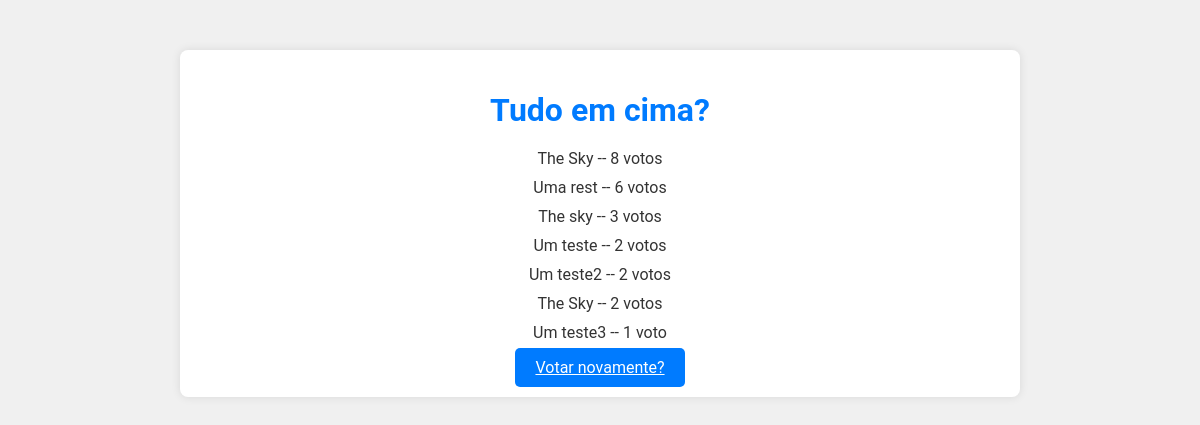
The page /polls/2/results/ on the database as committed earlier.
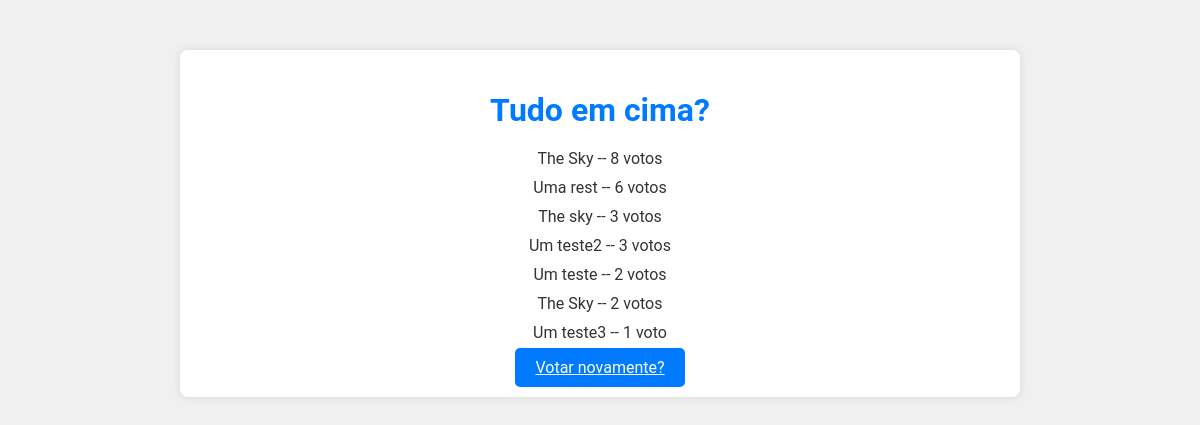
The same page on the database as committed later.
### polls/models.py (models this page shows, shortened)
class Question(models.Model):
    question_text = models.CharField(max_length=200)
    pub_date = models.DateTimeField("date published")

class Choice(models.Model):
    question = models.ForeignKey(Question, on_delete=models.CASCADE)
    choice_text = models.CharField(max_length=200)
    votes = models.IntegerField(default=0)

### polls/views.py (the view)
# urls.py: path("<int:question_id>/results/", views.results, name="results"),
def results(request, question_id):
    question = get_object_or_404(Question, pk=question_id)
    choices = question.choice_set.order_by("-votes")
    return render(request, "polls/results.html", { "question": question , "choices": choices })

### polls/templates/polls/results.html
{% load static %}
<link rel="stylesheet" type="text/css" href="{% static 'css/style.css' %}">
<div class="container">
<h1>{{ question.question_text }}</h1>
<ul>
{% for choice in choices %}
    <li>{{ choice.choice_text }} -- {{ choice.votes }} voto{{ choice.votes|pluralize  }}</li>
{% endfor %}
</ul>
<a class="btn" href="{% url 'polls:detail' question.id %}">Votar novamente?</a>
</div>

### polls/static/css/style.css (style rules this page uses)
.container { width: 80%; max-width: 800px; margin: 50px auto; background-color: #fff; padding: 20px; box-shadow: 0 0 10px rgba(0, 0, 0, 0.1); border-radius: 8px; text-align: center; }
h1 { color: #007BFF; margin-bottom: 20px; }
ul { list-style: none; padding: 0; }
ul li { margin: 10px 0; }
.btn { background-color: #007BFF; color: white; border: none; padding: 10px 20px; font-size: 16px; border-radius: 5px; cursor: pointer; margin-top: 20px; }

Rows that differ between the two databases and show on the page:
changed Choice "Um teste2": votes "2" → "3"; moves up the list
